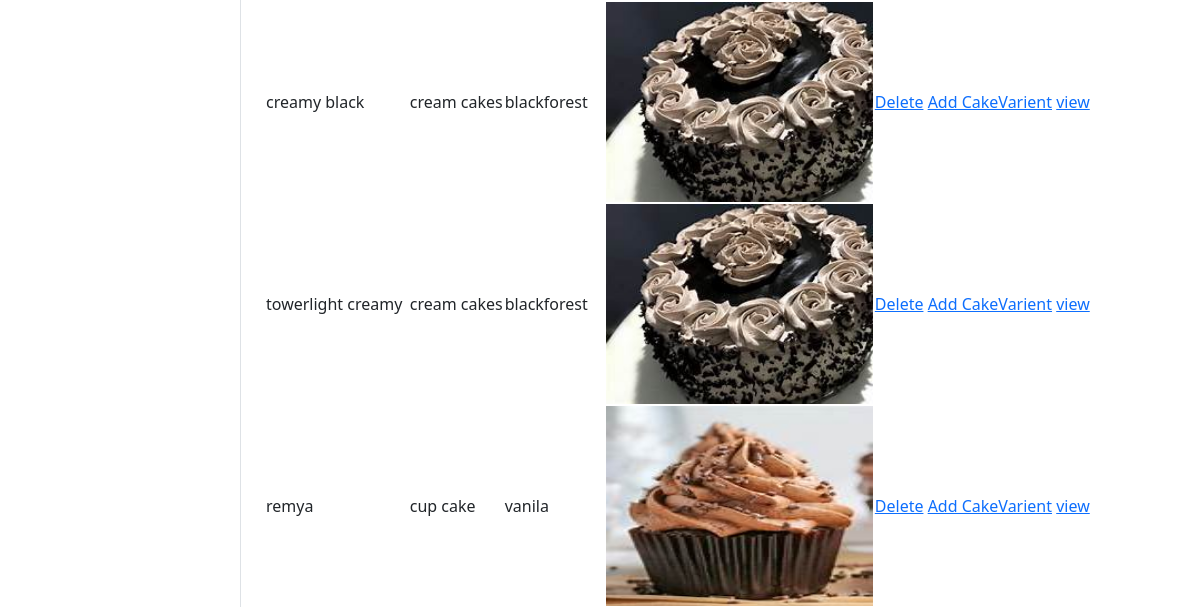
The page /cakes/all (signed in, lower part) on the database as committed earlier.
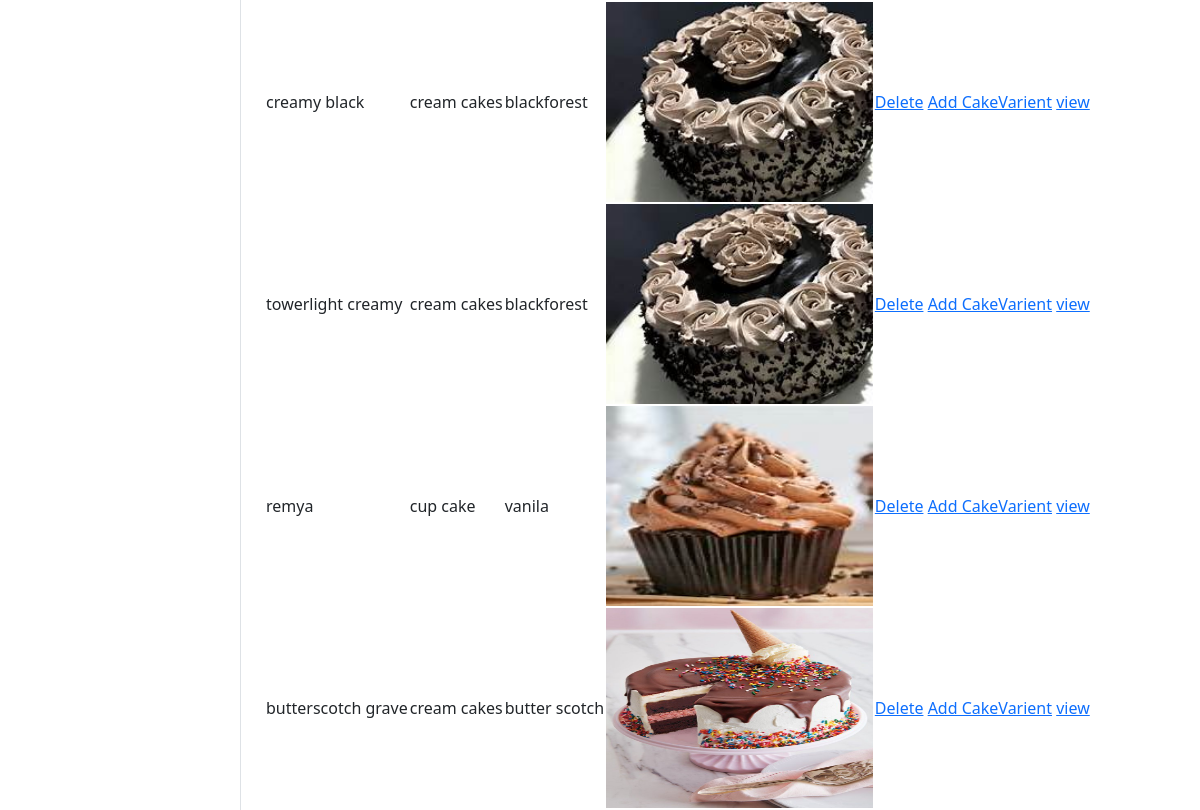
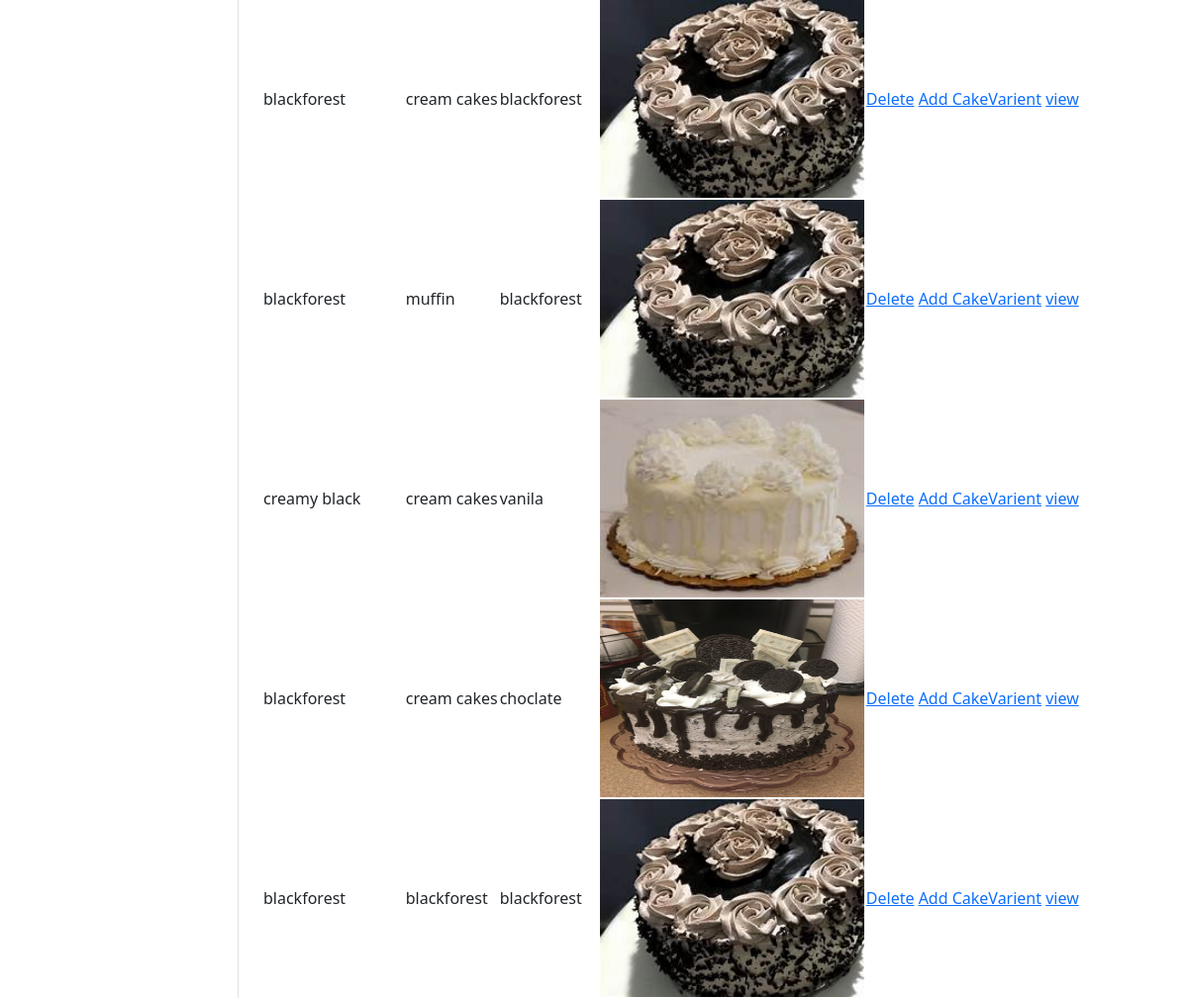
The same page on the database as committed later (2 pictures, top to bottom).
### cakeapp/models.py (models this page shows, shortened)
class Cakes(models.Model):
    name=models.CharField(max_length=200)
    Category=models.ForeignKey(Category,on_delete=models.CASCADE)
    options=(
        ('choclate','choclate'),
        ('blackforest','blackforest'),
        ('red velvet','red velvet'),
        ('butter scotch','butter scotch'),
        ('vanila','vanila'),
        ('pineapple','pineapple'),
        ('dates','dates'),
        ('non-alcoholic','non-alcoholic'),
        ('dry-fruits','dry-fruits'),
        ('mixed-fruits','mixed-fruits'),
        ('blueberry','blueberry'),
        ('strawberry','strawberry')
    )
    flavour=models.CharField(max_length=200,choices=options,default="choclate")
    image=models.ImageField(upload_to="images")

class Category(models.Model):
    name=models.CharField(max_length=200,unique=True)
    is_active=models.BooleanField(default=True)
    def __str__(self):
        return self.name

### cakeapp/views.py (the view)
# urls.py: path("cakes/all",CakeListView.as_view(),name="cake-list"),
@method_decorator(decs,name="dispatch")
class CakeListView(ListView):
    template_name="cakeapp/cake_list.html"
    model=Cakes
    context_object_name="cakes"

### cakeapp/views.py (called while the page is built)
def signin_required(fn):
    def wrapper(request,*args,**kwargs):
        if not request.user.is_authenticated:
            messages.error(request,"invalid session")
            return redirect("signin")
        else:
            return fn(request,*args,**kwargs)
    return wrapper

def is_admin(fn):
    def wrapper(request,*args,**kwargs):
        if not request.user.is_superuser:
            messages.error(request,"permission denied for current user!!")
            return redirect("signin")
        else:
            return fn(request,*args,**kwargs)
    return wrapper

### cakeapp/templates/cakeapp/cake_list.html (shortened to what this page needs)
{%extends 'cakeapp/base.html'%}
{%block body_block%}
<div class="container">
    <table>
        {%for ck in cakes%}
            <tr>
            <td>{{ck.name}}</td>
            <td>{{ck.Category}}</td>
            <td>{{ck.flavour}}</td>
            <td>
                <img src="{{ck.image.url}}" alt="" width="100%" height="200px">
            </td>
            <td>
                <a href="{%url 'cake-remove' ck.id%}">Delete</a>
                <a href="{%url 'add-varient' ck.id %}">Add CakeVarient</a>
                <a href="{%url 'cake-detail' ck.id%}">view</a>
            </td>
            </tr>
        {%endfor%}
    </table>
</div>
{%endblock%}

### cakeapp/templates/cakeapp/base.html (shortened to what this page needs)
<!DOCTYPE html>
{%load static%}
<html lang="en">
    <head>
        <link href="{%static 'css/styles.css'%}" rel="stylesheet" />
    </head>
    <body>
        <div class="d-flex" id="wrapper">
            <div class="border-end bg-white" id="sidebar-wrapper">
            </div>
            <div id="page-content-wrapper">
                <div class="container-fluid">
                 {% block body_block%}
                 {%endblock%}
        </div>
    </body>
</html>

Rows that differ between the two databases and show on the page:
added Cakes: name "butterscotch grave", Category "cream cakes", flavour "butter scotch", image (picture)
added Cakes: name "blackforest", Category "cream cakes", flavour "blackforest", image (picture)
added Cakes: name "blackforest", Category "muffin", flavour "blackforest", image (picture)
added Cakes: name "creamy black", Category "cream cakes", flavour "vanila", image (picture)
added Cakes: name "blackforest", Category "cream cakes", flavour "choclate", image (picture)
added Cakes: name "blackforest", Category "blackforest", flavour "blackforest", image (picture)
